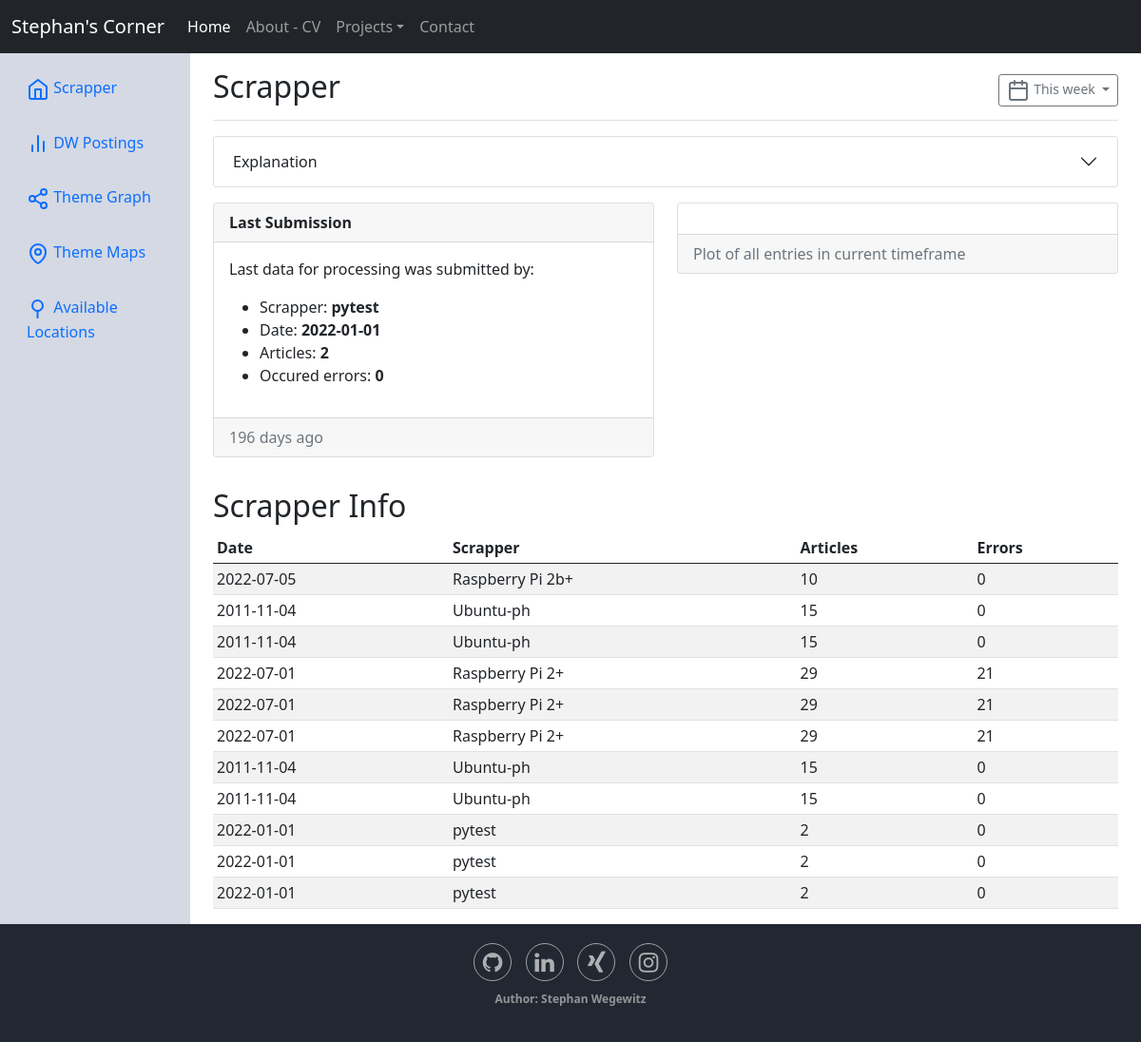
The app's page /dashboardDW, older data.
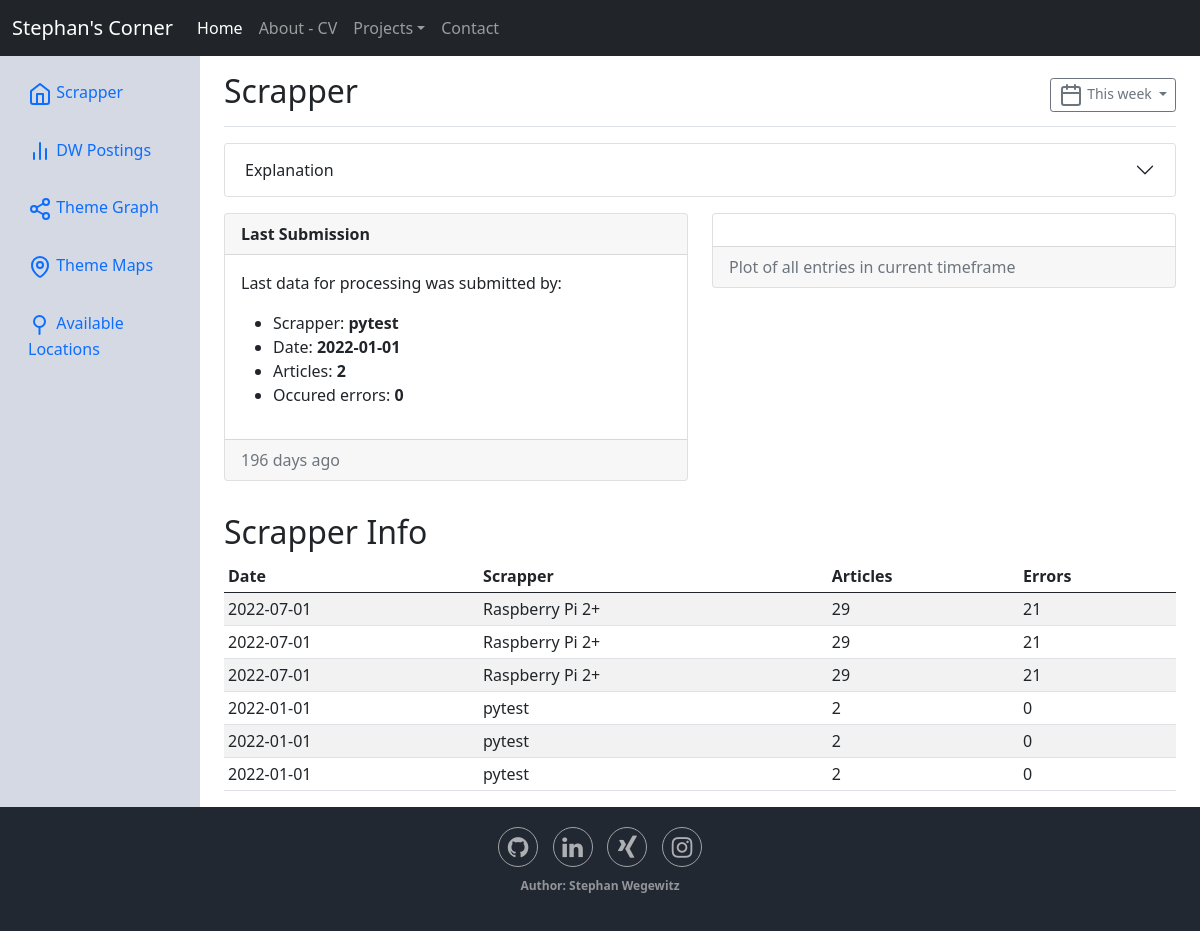
The same page, newer data.
### extensions.py (models this page shows)
class ScrapperData(Base):
    __tablename__ = 'scrapperdata'
    id = Column(Integer, primary_key=True)
    scrapper_name = Column(String, nullable=False)
    amount_of_db_entries = Column(Float, nullable=False)
    entrydate = Column(DateTime, nullable=False)
    errors = Column(Float, nullable=False)

### blueprints/siteEndpoints/__init__.py (the view)
@blueprint.route('/dashboardDW')
def dashboardDW_page():
    metainfo = get_all_scrappermeta(db.session)
    metainfo_list = [scrapperDataSchema.dump(info) for info in metainfo]
    for entry in metainfo_list:
        entry['entrydate'] = entry['entrydate'].split("T")[0]
        entry['amount_of_db_entries'] = int(entry['amount_of_db_entries'])
        entry['errors'] = int(entry['errors'])
    submissionInfo = metainfo_list[len(metainfo_list)-1]
    print(datetime.datetime.fromisoformat(submissionInfo['entrydate']))
    timedelta = datetime.datetime.now() - \
        datetime.datetime.fromisoformat(submissionInfo['entrydate'])
    lastupdate = timedelta.days
    return render_template('dashboardDW.html', table_data=metainfo_list, submissionInfo=submissionInfo, lastupdate=lastupdate)

### blueprints/operationalEndpoints/meta/orm.py (called while the page is built)
def get_all_scrappermeta(session):
    scrappermeta = session.query(ScrapperData).all()
    return scrappermeta

### templates/dashboardDW.html (shortened to what this page needs)
{% extends 'base.html' %}
{% block dependencies %}
<link rel= "stylesheet" type="text/css" href="{{ url_for('static', filename='stylesheets/style.css') }}" />
{% endblock %}
{% block sitecontent %}
<main>
    <div class="container-fluid">
        <div class="row">
            <nav id="sidebarMenu" class="col-md-3 col-lg-2 d-md-block sidebar">
                <div class="position-sticky pt-2">
                    <ul class="nav flex-column">
                        <li class="nav-item">
                            <a class="nav-link active" aria-current="page" href="#">
                            Scrapper
                            </a>
                        </li>
                        <li class="nav-item">
                            <a class="nav-link" href="#">
                            DW Postings
                            </a>
                        </li>
                        <li class="nav-item">
                            <a class="nav-link" href="#">
                            Theme Graph
                            </a>
                        </li>
                        <li class="nav-item">
                            <a class="nav-link" href="#">
                            <svg xmlns="http://www.w3.org/2000/svg" width="24" height="24" viewBox="0 0 24 24" fill="none" stroke="currentColor" stroke-width="2" stroke-linecap="round" stroke-linejoin="round"><path d="M12 22s-8-4.5-8-11.8A8 8 0 0 1 12 2a8 8 0 0 1 8 8.2c0 7.3-8 11.8-8 11.8z"/><circle cx="12" cy="10" r="3"/></svg>
                            Theme Maps
                            </a>
                        </li>
                        <li class="nav-item">
                            <a class="nav-link" href="#">
                            <svg xmlns="http://www.w3.org/2000/svg" width="24" height="24" viewBox="0 0 24 24" fill="none" stroke="currentColor" stroke-width="2" stroke-linecap="round" stroke-linejoin="round"><circle cx="11.5" cy="8.5" r="5.5"/><path d="M11.5 14v7"/></svg>
                            Available Locations
                            </a>
                        </li>
                    </ul>
                </div>
            </nav>
            <main class="col-md-9 ms-sm-auto col-lg-10 px-md-4">
                <div class="d-flex justify-content-between flex-wrap flex-md-nowrap align-items-center pt-3 pb-2 mb-3 border-bottom">
                    <h1 class="h2">Scrapper</h1>
                    <div class="btn-toolbar mb-2 mb-md-0">
                    <button type="button" class="btn btn-sm btn-outline-secondary dropdown-toggle">
                        This week
                    </button>
                    </div>
                </div>
                <div class="accordion" id="accordionExample">
                    <div class="accordion-item">
                    <h4 class="accordion-header" id="headingOne">
                        <button class="accordion-button collapsed" type="button" data-bs-toggle="collapse" data-bs-target="#collapseOne" aria-expanded="false" aria-controls="collapseOne">
                        Explanation
                        </button>
                    </h4>
                    </div>
                </div>
                <div class="row">
                    <div class="col-md pt-3">
                        <div class="card">
                            <div class="card-header"><strong>Last Submission</strong> </div>
                            <div class="card-body">
                                    <p class="card-text">Last data for processing was submitted by:</p>
                                    <ul>
                                        <li>Scrapper: <strong> {{ submissionInfo["scrapper_name"] }}  </strong></li>
                                        <li>Date: <strong> {{ submissionInfo["entrydate"] }} </strong></li>
                                        <li>Articles: <strong> {{ submissionInfo["amount_of_db_entries"] }} </strong></li>
                                        <li>Occured errors: <strong> {{ submissionInfo["errors"] }} </strong></li>
                                    </ul>
                            </div>
                            <div class="card-footer text-muted">{{lastupdate}} days ago</div>
                        </div>
                    </div>
                    <div class="col-md pt-3">
                        <div class="card">
                            <div class="card-body">
                            </div>
                            <div class="card-footer text-muted"> Plot of all entries in current timeframe</div>
                    </div>
                    </div>
                </div>
                <div id="TableDataHomeDash" class="row">
                    <h2 style="padding-top: 2rem;">Scrapper Info</h2>
                    <div class="table-responsive">
                        <table class="table table-striped table-sm">
                            <thead>
                                <tr>
                                    <th scope="col">Date</th>
                                    <th scope="col">Scrapper</th>
                                    <th scope="col">Articles</th>
                                    <th scope="col">Errors</th>
                                </tr>
                            </thead>
                            <tbody>
                                {% for data in table_data %}
                                    <tr>
                                        <td>{{ data['entrydate'] }}</td>
                                        <td>{{ data['scrapper_name'] }}</td>
                                        <td>{{ data['amount_of_db_entries'] }}</td>
                                        <td>{{ data['errors'] }}</td>
                                    </tr>
                                {% endfor %}
                            </tbody>
                        </table>
                    </div>
                </div>
            </main>
        </div>
    </div>
</main>
{% endblock sitecontent %}

### templates/base.html (shortened to what this page needs)
<!DOCTYPE html>
<html lang="en">
<head>
    <link rel="stylesheet" href="https://cdnjs.cloudflare.com/ajax/libs/font-awesome/4.7.0/css/font-awesome.min.css">
    <link href="https://cdn.jsdelivr.net/npm/bootstrap@5.0.2/dist/css/bootstrap.min.css" rel="stylesheet">
    {% block dependencies %} {% endblock %}
</head>
<body>
    <nav class="navbar navbar-expand-md navbar-dark bg-dark" aria-label="Fourth navbar example">
        <div class="container-fluid">
            <a class="navbar-brand" href="#">Stephan's Corner</a>
            <div class="collapse navbar-collapse" id="navbarsExample04">
            <ul class="navbar-nav me-auto mb-2 mb-md-0">
                <li class="nav-item">
                <a class="nav-link active" aria-current="page" href="index">Home</a>
                </li>
                <li class="nav-item">
                <a class="nav-link" href="about">About - CV</a>
                </li>
                <li class="nav-item dropdown">
                    <a class="nav-link dropdown-toggle" href="projects" id="dropdown04" data-bs-toggle="dropdown" aria-expanded="false">Projects</a>
                </li>
                <li class="nav-item">
                <a class="nav-link" href="contact">Contact</a>
                </li>
            </ul>
            </div>
        </div>
    </nav>
    {% block sitecontent %}{% endblock sitecontent %}
    <footer>
        <div id="footer" class="footer">
            <div id="footer__social">
                <ul class="footer_list">
                    <li id="footer_github" class="footer_social_icon"><a href="https://github.com/acmbo"
                            class="fa fa-github"></a></li>
                    <li id="footer_linkedIn" class="footer_social_icon"><a
                            href="https://at.linkedin.com/in/stephan-wegewitz-414889196" class="fa fa-linkedin"></a>
                    </li>
                    <li id="footer_Xing" class="footer_social_icon"><a
                            href="https://www.xing.com/profile/Stephan_Wegewitz" class="fa fa-xing"></a></li>
                    <li id="footer_instagramm" class="footer_social_icon"><a href="https://www.instagram.com/acmboart/"
                            class="fa fa-instagram"></a></li>
                </ul>
                <div id="info">
                    <p>Author: Stephan Wegewitz</p>
                </div>
            </div>
        </div>
    </footer>
</body>
</html>

### static/stylesheets/style.css (style rules this page uses)
:root { --colorpal-dark-grey: #222831; --colorpal-dark: #17212e; --colorpal-mid-dark: #354d64; --colorpal-mid-light: #f05454; --colorpal-ligt: #dddddd; --font-color-nav: var(--colorpal-ligt); --font-color-foot: var(--colorpal-ligt); --fontfamily-nav: "Roboto", sans-serif; }
.footer { width: 100%; padding: 0px; background-color: var(--colorpal-dark-grey); bottom: 0px; min-height: 5vh; color: var(--font-color-foot); }
.footer_list { padding-top: 20px; padding-bottom: 10px; padding-left: 0; padding-right: 0; list-style: none; list-style-type: none; text-align: center; font-size: 18px; line-height: 1.6; margin-bottom: 0; color: var(--font-color-foot); }
.footer li { display: inline; }
.footer #info { padding-bottom: 20px; }
.footer p { font-size: 12px; text-align: center; font-weight: 600; opacity: 60%; }
.footer .footer_social_icon > a { font-size: 24px; width: 40px; height: 40px; line-height: 38px; display: inline-block; text-align: center; border-radius: 50%; border: 1px solid #ccc; margin: 0 5px; color: inherit; opacity: 0.75; text-decoration: none; }
#sidebarMenu { background-color:#d4d9e4; }
#sidebarMenu .nav-link { padding: 1rem; }

Row changes from the older to the newer data that the page shows:
removed ScrapperData: entrydate "2022-07-05", scrapper_name "Raspberry Pi 2b+", amount_of_db_entries "10", errors "0"
removed ScrapperData: entrydate "2011-11-04", scrapper_name "Ubuntu-ph", amount_of_db_entries "15", errors "0"
removed ScrapperData: entrydate "2011-11-04", scrapper_name "Ubuntu-ph", amount_of_db_entries "15", errors "0"
removed ScrapperData: entrydate "2011-11-04", scrapper_name "Ubuntu-ph", amount_of_db_entries "15", errors "0"
removed ScrapperData: entrydate "2011-11-04", scrapper_name "Ubuntu-ph", amount_of_db_entries "15", errors "0"
